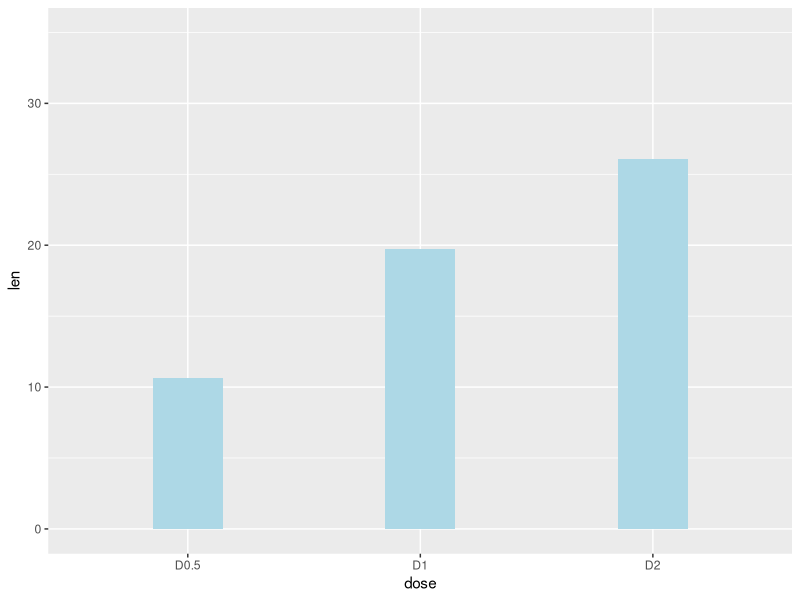
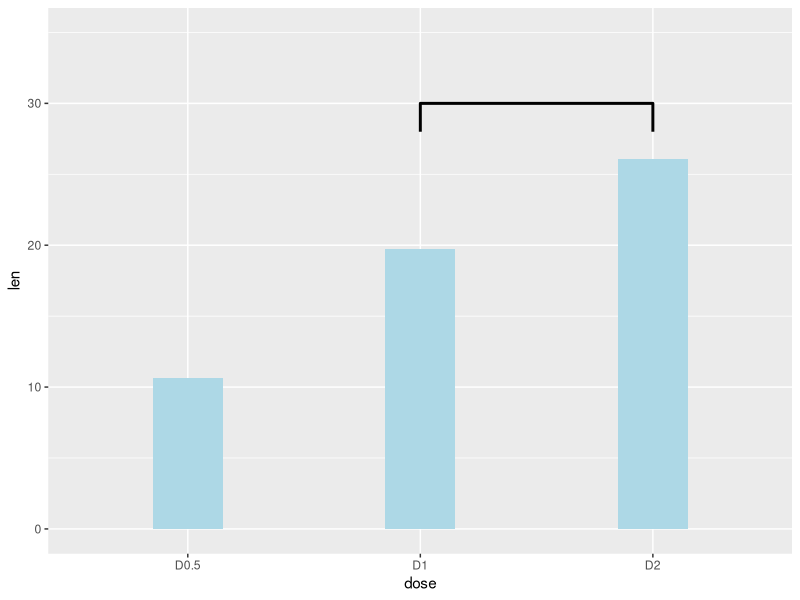
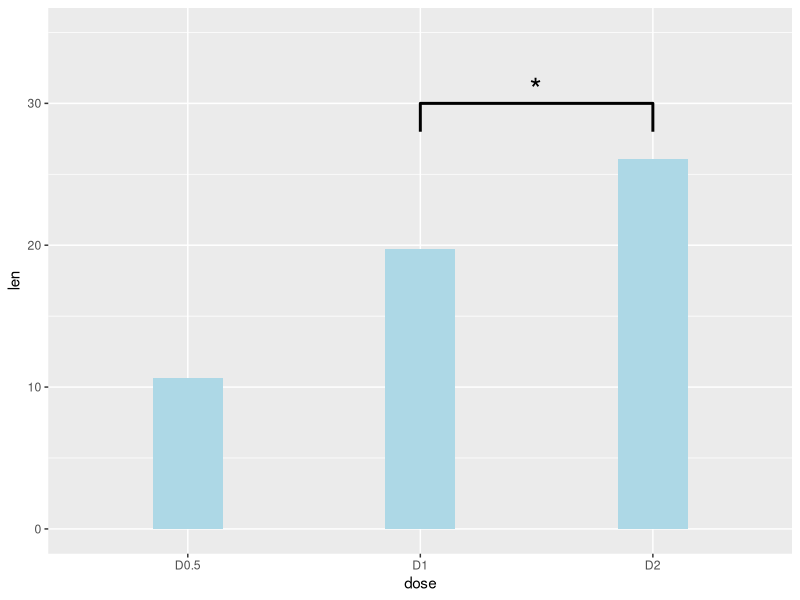

Reproduce these figures in R, in order. (Note: this script raises an error after producing the figures.)
library(ggplot2)

####################### start with barplot #######################

data_tooth <- ToothGrowth
means <- c(mean(data_tooth[data_tooth$dose == 0.5,]$len), mean(data_tooth[data_tooth$dose == 1,]$len), mean(data_tooth[data_tooth$dose == 2,]$len)) 
df <- data.frame(dose=c("D0.5", "D1", "D2"), len=means)
p<-ggplot(data=df, aes(x=dose, y=len)) + geom_bar(stat="identity", fill = "lightblue", width = 0.3) + expand_limits(y = c(0, 35))
p

############## add the significance bar by hand ##############

# draw the bar
p <- p + geom_path(data = data.frame(x = c(2, 2, 3, 3), y = c(28, 30, 30, 28)), aes(x = x, y = y), size = 1)
p

# add the *
p <- p + annotate("text", x = 2.495, y = 31, label = "*", size = 8)
p


############## add the significance bar "automatically" ##############
# for this example, the bar will be between the first and second bars

# (1) get coordinates for the significance line

# 1-1 get x coordinates
# should be just the mean of the bar

coords = ggplot_build(p)$data[[1]]
xcoord_bar1 = mean(c(coords[1,]$xmin, coords[1,]$xmax))
xcoord_bar2 = mean(c(coords[2,]$xmin, coords[2,]$xmax))
xcoord_bar3 = mean(c(coords[3,]$xmin, coords[3,]$xmax))

# 1-2 get y coordinates
# need 2 values, bottom and top of |
# should be above the highest of the 2 bars for the low value, and the high value should just be a fixed proportion higher than the low

ycoord_bar1 = coords[1,6]
ycoord_bar2 = coords[2,6]
ycoord_bar3 = coords[3,6]

# I guess "above" cannot be a fixed value, but needs to be a proportion depending on the size of the y breaks of the graph
# y_range = ggplot_build(p)$panel$ranges[[1]]$y.range or ggplot_build(p)$layout$panel_ranges[[1]]$y.range

y_range = ggplot_build(p)$layout$panel_ranges[[1]]$y.range
y_sum = sum(abs(y_range))
y_scale = (7.5/100)*y_sum # this will be by how much the bottom of the | will be up the bar
bar_height = y_scale + ((5/100)*y_sum) # this will be the height of the | bar

# finally
ycoord_top = max(ycoord_bar1, ycoord_bar2)
coord_bar = data.frame(x = c(xcoord_bar1, xcoord_bar1, xcoord_bar2, xcoord_bar2), y = c(ycoord_top + y_scale, ycoord_top + bar_height, ycoord_top + bar_height, ycoord_top + y_scale))

# (2) get coordinates for the *
# should be in the middle of the bar for the x coordinate, and just a bit above it for y (using relative "above" again)

star_x = mean(c(xcoord_bar1, xcoord_bar2))
star_y = ycoord_top + bar_height + ((2.75/100)*y_sum)
coord_star = c(star_x, star_y)

# (3) Final

p = p + geom_path(data = coord_bar, aes(x=x, y=y), size = 1) + annotate("text", x = star_x, y = star_y, label = "*", size = 8)
p

